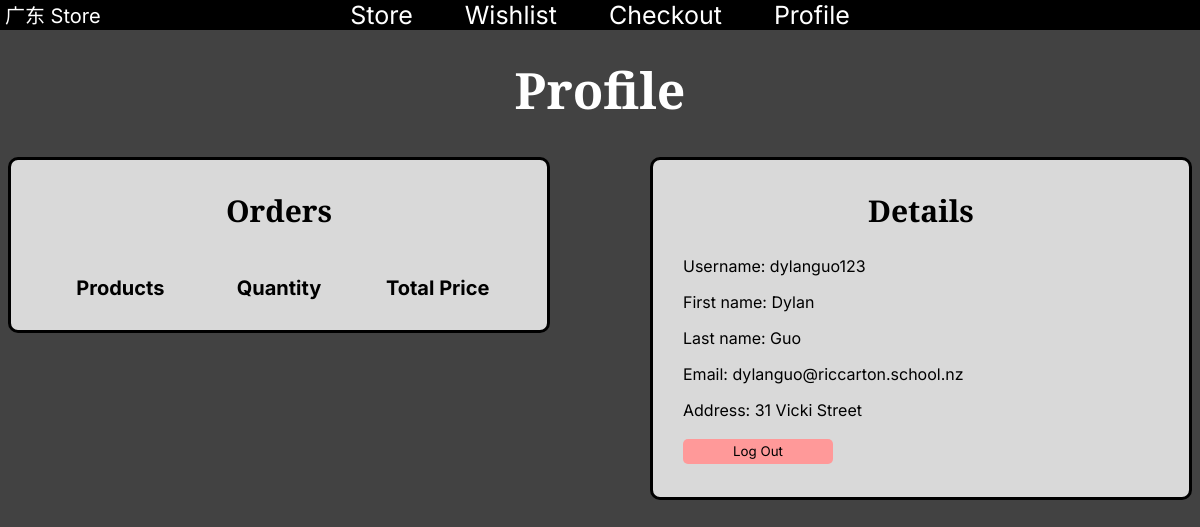
Before: /profile (signed in) with the older database file.
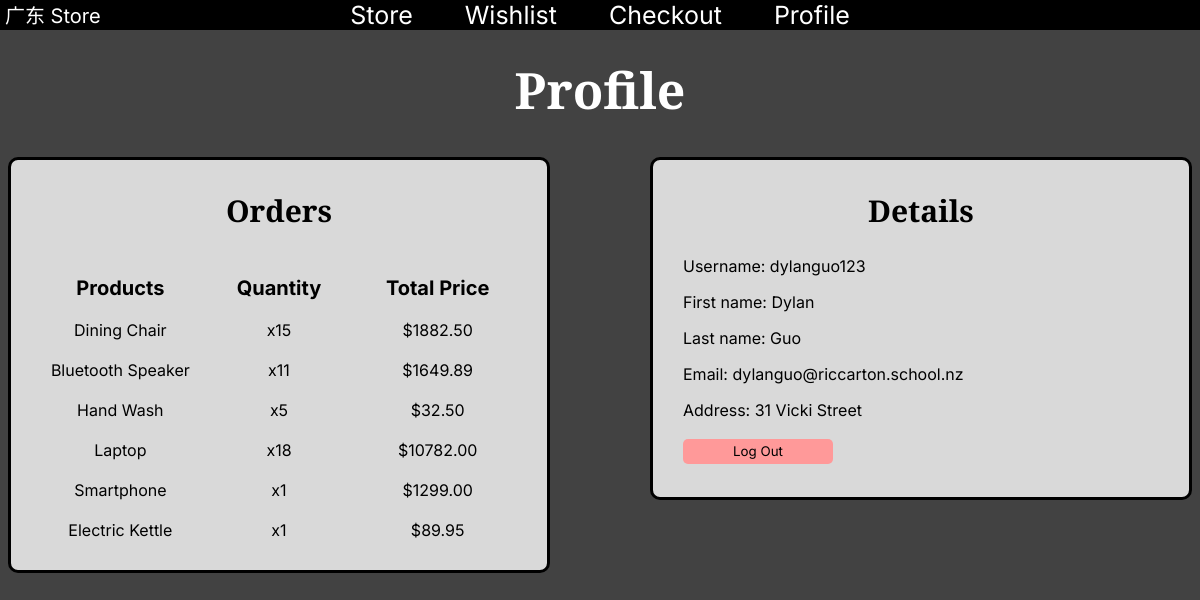
After: the same page with the newer database file.
### tables this page shows
CREATE TABLE "order_items" (order_items_id INTEGER, order_id INTEGER, product_id INTEGER, PRIMARY KEY (order_items_id), FOREIGN KEY (order_id) REFERENCES order_ids (order_id), FOREIGN KEY (product_id) REFERENCES products (product_id));

CREATE TABLE "products" (product_id INTEGER, category_id INTEGER, product TEXT, price DECIMAL, image TEXT, PRIMARY KEY (product_id), FOREIGN KEY (category_id) REFERENCES categories (category_id));

### app.py (the view)
@app.route('/profile')
def profile():
    db = get_db()
    cursor = db.cursor()
    user = session.get('user')
    cursor.execute("SELECT * FROM customers WHERE username = ?", (user,))
    user_info = cursor.fetchone()
    query = """
            SELECT products.*, order_ids.*, order_items.* FROM order_items
            LEFT JOIN order_ids ON order_ids.order_id = order_items.order_id
            LEFT JOIN products ON products.product_id = order_items.product_id
            WHERE order_ids.username = ?
    """
    cursor.execute(query, (user,))
    order_data = cursor.fetchall()
    grouped_orders = {}
    for row in order_data:
        product_name = row[2]
        price = float(row[3])
        if product_name in grouped_orders:
            grouped_orders[product_name]["quantity"] += 1
        else:
            grouped_orders[product_name] = {"price": price, "quantity": 1}
    return render_template("profile.html", user_info=user_info, database=grouped_orders)

### app.py (called while the page is built)
def get_db():
    db = getattr(g, '_database', None)
    if db is None:
        db = g._database = sqlite3.connect(DATABASE)
    return db

@app.teardown_appcontext
def close_connection(exception):
    db = getattr(g, '_database', None)
    if db is not None:
        db.close()

### website/templates/profile.html
{% extends "layout.html" %}
{% block body %}
<h1>Profile</h1>
<div class="flex-container">
    <div class="orders-card">
        <h2>Orders</h2>
        <div class="orders-header">
            <b>Products</b>
            <b>Quantity</b>
            <b>Total Price</b>
        </div>
        {% for name, details in database.items() %}
            <div class="orders-row">
                <p>{{ name }}</p>
                <p>x{{ details.quantity }}</p>
                <p>${{ "%.2f" | format(details.price * details.quantity) }}</p>
            </div>
        {% endfor %}
    </div>
    <div class="details-card">
        <h2>Details</h2>
        <p>Username: {{ user_info[0] }}</p>
        <p>First name: {{ user_info[2] }}</p>
        <p>Last name: {{ user_info[3] }}</p>
        <p>Email: {{ user_info[5] }}</p>
        <p>Address: {{ user_info[4] }}</p>
        <button type="button" onclick="window.location.href=`{{ url_for('logout') }}`" class="remove">Log Out</button>
    </div>
</div>
{% endblock %}

Changed rows visible on the page:
added order_items: product "Dining Chair", quantity "15"
now on this page (row unchanged): products: details.price*details.quantity "1882.50"
added order_items: product "Bluetooth Speaker", quantity "11"
now on this page (row unchanged): products: details.price*details.quantity "1649.89"
added order_items: product "Hand Wash", quantity "5"
now on this page (row unchanged): products: details.price*details.quantity "32.50"
added order_items: product "Laptop", quantity "18", price "10782.00"
added order_items: product "Smartphone", quantity "1", price "1299.00"
added order_items: product "Electric Kettle", quantity "1"
now on this page (row unchanged): products: details.price*details.quantity "89.95"
